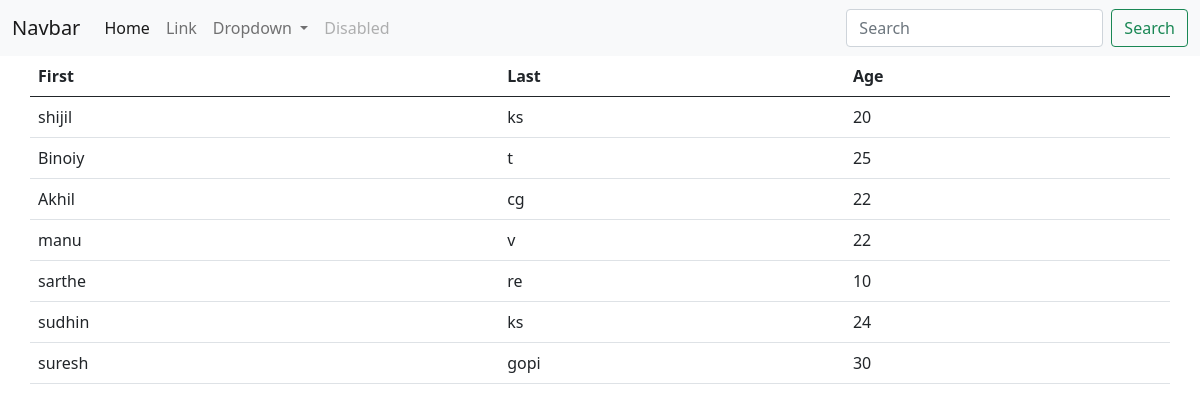
The page / on the database its author committed.
### home/models.py (models this page shows, shortened)
class Data(models.Model):
    first_name = models.CharField(max_length=100)
    last_name = models.CharField(max_length=100)
    age = models.PositiveIntegerField(default=0)

### home/views.py (the view)
# urls.py: path('', views.index,name='index'),
def index(request):
    if 'q' in request.GET:
        q =request.GET['q']
        data = Data.objects.filter(first_name__icontains=q)
    else:
       data = Data.objects.all()
    context ={
        'data': data
    }
    return render(request,'index.html',context)

### templates/index.html
{% extends "base.html" %}
  {% block content %}
  <table class="table">
    <thead>
      <tr>
        <th scope="col">First</th>
        <th scope="col">Last</th>
        <th scope="col">Age</th>
      </tr>
    </thead>
    <tbody>
       {% for data in data %}
      <tr>
        <td >{{ data.first_name}} </td>
        <td>{{ data.last_name}}</td>
        <td>{{ data.age}}</td>
      </tr>
      {% endfor %}
    </tbody>
  </table>
 {% endblock  %}

### templates/base.html (shortened to what this page needs)
<!doctype html>
<html lang="en">
  <head>
    <link href="https://cdn.jsdelivr.net/npm/bootstrap@5.0.2/dist/css/bootstrap.min.css" rel="stylesheet">
  </head>
  <body>
     {% include "nave.html" %}
    <div class="container">
        <div class="row">
            {% block content%}
            {%endblock%}
        </div>
    </div>
  </body>
</html>

### templates/nave.html (shortened to what this page needs)
<nav class="navbar navbar-expand-lg navbar-light bg-light">
    <div class="container-fluid">
      <a class="navbar-brand" href="{% url "index" %}">Navbar</a>
      <div class="collapse navbar-collapse" id="navbarSupportedContent">
        <ul class="navbar-nav me-auto mb-2 mb-lg-0">
          <li class="nav-item">
            <a class="nav-link active" aria-current="page" href="#">Home</a>
          </li>
          <li class="nav-item">
            <a class="nav-link" href="#">Link</a>
          </li>
          <li class="nav-item dropdown">
            <a class="nav-link dropdown-toggle" href="#" id="navbarDropdown" role="button" data-bs-toggle="dropdown" aria-expanded="false">
              Dropdown
            </a>
          </li>
          <li class="nav-item">
            <a class="nav-link disabled" href="#" tabindex="-1" aria-disabled="true">Disabled</a>
          </li>
        </ul>
        <form class="d-flex">
          <input class="form-control me-2" name='q' type="search" placeholder="Search" aria-label="Search">
          <button class="btn btn-outline-success" type="submit">Search</button>
        </form>
      </div>
    </div>
  </nav>

### rows shown on the page
Data: first_name "shijil", last_name "ks", age "20"
Data: first_name "Binoiy", last_name "t", age "25"
Data: first_name "Akhil", last_name "cg", age "22"
Data: first_name "manu", last_name "v", age "22"
Data: first_name "sarthe", last_name "re", age "10"
Data: first_name "sudhin", last_name "ks", age "24"
Data: first_name "suresh", last_name "gopi", age "30"
